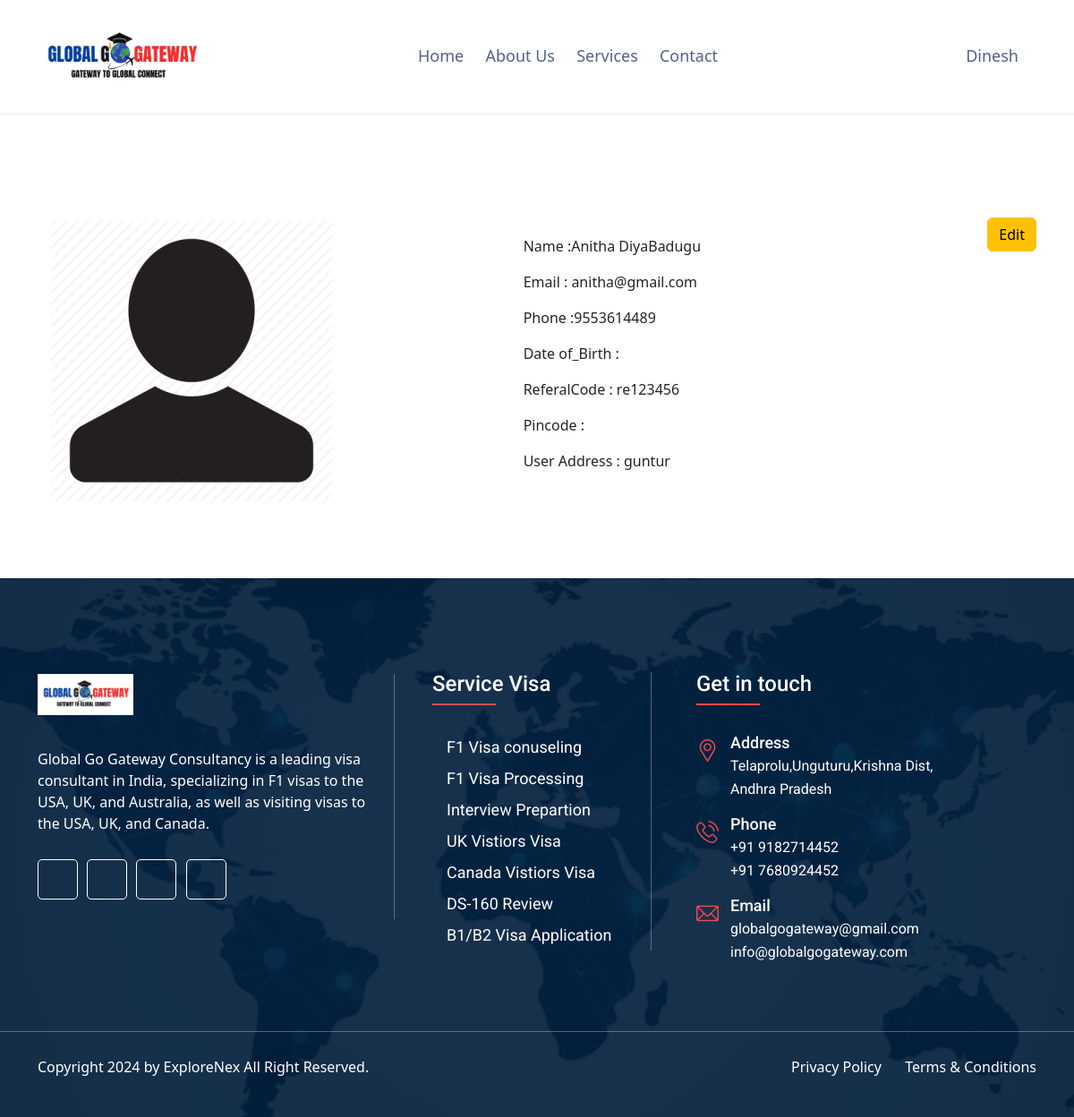
The app's page /profile_view/7/ (signed in), older data.
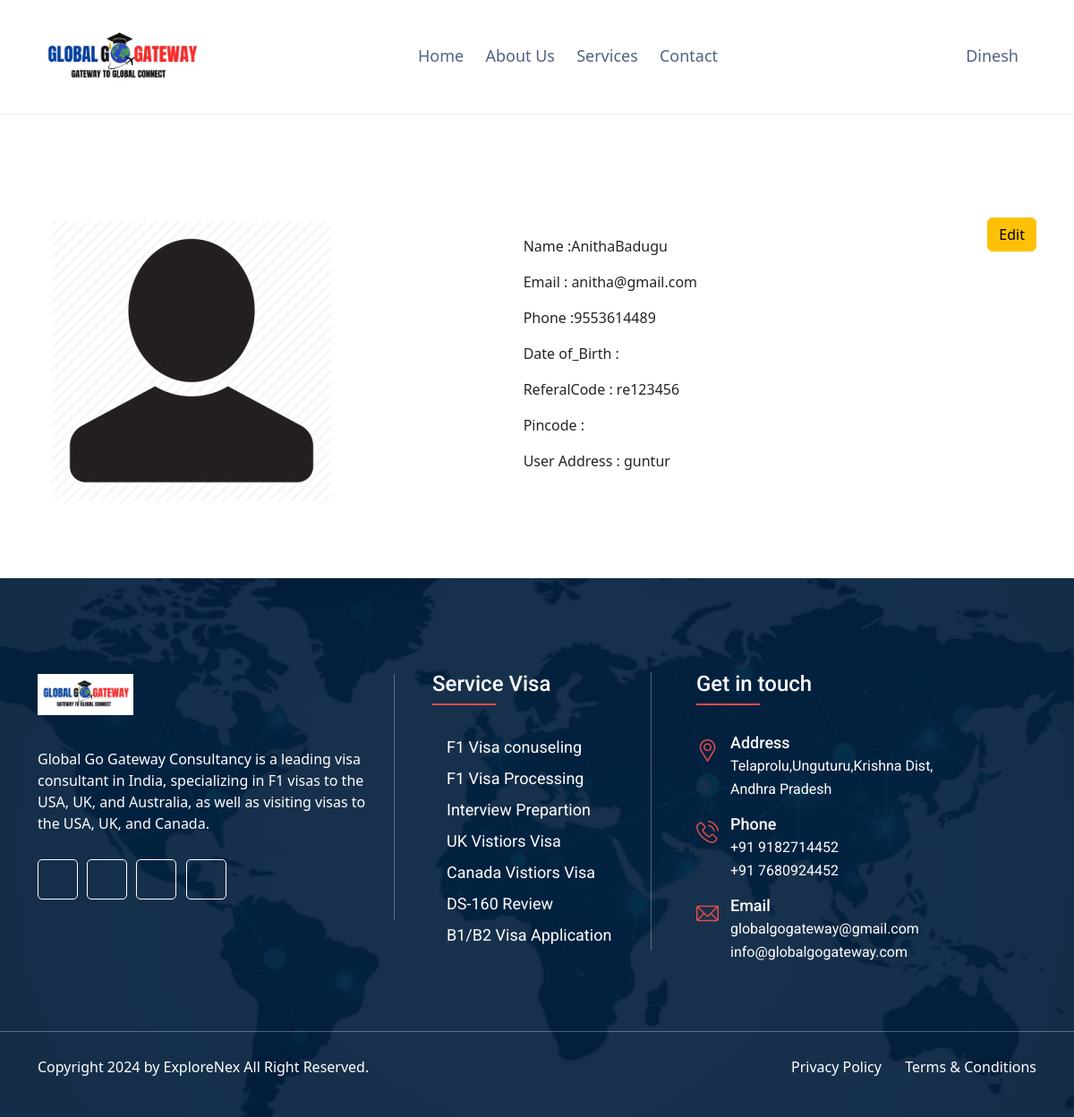
The same page, newer data.
### app/models.py (models this page shows, shortened)
class Users(AbstractBaseUser, PermissionsMixin):
    email = models.EmailField(unique=True)
    username = models.CharField(max_length=100, unique=True)
    phone = models.CharField(max_length=20, unique=True)
    first_name = models.CharField(max_length=100, blank=True, null=True)
    last_name = models.CharField(max_length=100, blank=True, null=True)
    date_of_birth = models.DateField(blank=True, null=True)
    profile_image = models.ImageField(upload_to='profile_images/', blank=True, null=True)
    referal_code  = models.CharField(max_length=100,blank=True, null=True)
    pincode = models.IntegerField(blank=True, null=True)
    address = models.TextField(blank=True, null=True)
    videos_show = models.BooleanField(default=True)
    created_at = models.DateTimeField(auto_now_add=True)
    updated_at = models.DateTimeField(auto_now=True)
    VISIBLE = True
    HIDDEN = False
    VISIBILITY_CHOICES = [
        (VISIBLE, 'Visible'),
        (HIDDEN, 'Hidden'),
    ]
    videos_show = models.BooleanField(choices=VISIBILITY_CHOICES, default=VISIBLE)
    is_active = models.BooleanField(default=True)
    is_staff = models.BooleanField(default=False)
    USERNAME_FIELD = 'email'
    REQUIRED_FIELDS = ['username', 'phone']
    objects = UserManager()
    otp = models.IntegerField(blank=True, null=True)
    role = models.CharField(choices=user_roles,max_length=100,null=True,blank=True,default='admin')

### app/views.py (the view)
# urls.py: path('profile_view/<int:user_id>/',staff_details, name="profile_view"),
@login_required
def staff_details(request, user_id):
    context = {}
    try:
        context['user'] = Users.objects.filter(id=user_id).first()
        return render(request, 'uifiles/staff_details.html',context)
    except template.TemplateDoesNotExist:
        html_template = loader.get_template('uifiles/page-404.html',context)
        return HttpResponse(html_template.render(context, request))
    except:
        html_template = loader.get_template('uifiles/page-500.html')
        return HttpResponse(html_template.render(context, request))

### templates/uifiles/staff_details.html
{% extends 'uifiles/base.html' %}
{% load static %}
{% block content %}
        <section class="whyChose01">
            <div class="container">
                <div class="price-btn blue" style="float: right;">
                    <a class="blue btn btn-warning" href="/update_profile_details/{{ user.id}}/">Edit</a>
                </div>
                <div class="row">
                    <div class="col-lg-6">
                        <div class="mapThumb1">
                            <img src="{{ user.profile_image.url }}" alt="ImmiPress">
                        </div>
                    </div>
                    <div class="col-lg-6 my-auto">
                        <div class="staf_details">
                            <p>Name           <span>:</span>{{ user.first_name|default:'' }}{{ user.last_name|default:'' }}</p>
                            <p>Email          <span>:</span> {{ user.email|default:''}}</p>
                            <p>Phone          <span>:</span>{{ user.phone|default:'' }}</p>
                            <p>Date of_Birth  <span>:</span> {{ user.date_of_birth|default:'' }}</p>
                            <p>ReferalCode    <span>:</span> {{ user.referal_code|default:''}}</p>
                            <p>Pincode        <span>:</span>{{ user.pincode|default:'' }}</p>
                            <p>User Address   <span>:</span> {{ user.address|default:'' }}</p>
                    </div>
                    </div>
                </div>
            </div>
        </section>
{% endblock %}

### templates/uifiles/base.html (shortened to what this page needs)
{% load static %}
<!DOCTYPE html>
<html class="no-js" lang="en">
    <head>
        <link rel="stylesheet" href="{% static 'assets/css/bootstrap.css' %}">
        <link rel="stylesheet" href="{% static 'assets/css/animate.css' %}">
        <link rel="stylesheet" href="{% static 'assets/css/fontawesome-all.css' %}">
        <link rel="stylesheet" href="{% static 'assets/css/flaticon.css' %}">
        <link rel="stylesheet" href="{% static 'assets/css/owl.theme.default.min.css' %}">
        <link rel="stylesheet" href="{% static 'assets/css/owl.carousel.min.css' %}">
        <link rel="stylesheet" href="{% static 'assets/css/lightcase.css' %}">
        <link rel="stylesheet" href="{% static 'assets/css/nice-select.css' %}">
        <link rel="stylesheet" href="{% static 'assets/css/main.css' %}">
        <link rel="stylesheet" href="{% static 'assets/css/stepform.css' %}">
        <link rel="stylesheet" href="{% static 'assets/css/model.css' %}">
        <link rel="stylesheet" type="text/css" href="https://cdn.datatables.net/2.0.3/css/dataTables.bootstrap5.css">
        <link rel="stylesheet" type="text/css" href="https://cdnjs.cloudflare.com/ajax/libs/twitter-bootstrap/5.3.0/css/bootstrap.min.css">
        <link rel="stylesheet" type="text/css" href="https://cdn.datatables.net/buttons/2.2.2/css/buttons.dataTables.min.css">
    </head>
    <body>
        <header class="header03 isSticky">
            <div class="container">
                <div class="row">
                    <div class="col-lg-12">
                        <div class="header01Inner">
                            <div class="logo01" >
                                <a href="/">
                                    <img src="{% static 'assets/images/bg/logo.gif' %}" style="height: 80px;" alt="ImmiPress"/>
                                </a>
                            </div>
                            <div>
                                <nav class="mainMenu">
                                    <ul class="sub-menu">
                                        <li><a href="/">Home</a></li>
                                        <li><a href="/about/">About Us</a></li>
                                        <li><a href="/services/">Services</a></li>
                                        <li><a href="/contactus/">Contact</a></li>
                                    </ul>
                                </nav>
                            </div>
                            <div>
                                <nav class="mainMenu">
                                    <ul class="sub-menu">
                                        <li class="">
                                            {% if request.user.is_authenticated %}
                                            <a href=""><i class="fas fa-brands fa-user"></i>&nbsp;{{ request.user.username }}</a>
                                            {% else %}
                                            <a href="/login/" style="font-weight: 400; font-size: medium;"><i class="fas fa-brands fa-user">&nbsp;Login</i></a>
                                            {% endif %}
                                        </li>
                                    </ul>
                                </nav>
                            </div>
                        </div>
                    </div>
                </div>
            </div>
        </header>
        {% block content %}
        {% endblock %}
        <footer class="footer_02"  style="background-image:url(../../static/assets/images/bg/login-bg.png);">
            <div class="container">
                <div class="row">
                    <div class="col-lg-4 col-md-5">
                        <aside class="aboutWidget">
                            <a href="index.html"><img src="{% static 'assets/images/bg/logo.gif' %}" alt="ImmiPress"/></a>
                           <p>Global Go Gateway Consultancy is a leading visa consultant in India, specializing in F1 visas to the USA, UK, and Australia, as well as visiting visas to the USA, UK, and Canada.</p>
                            <div class="abSocial">
                                <a href="javascript:void(0);"><i class="fa-brands fa-facebook-f"></i></a>
                                <a href="javascript:void(0);"><i class="fa-brands fa-twitter"></i></a>
                                <a href="javascript:void(0);"><i class="fa-brands fa-instagram"></i></a>
                                <a href="javascript:void(0);"><i class="fa-brands fa-dribbble"></i></a>
                            </div>
                        </aside>
                    </div>
                    <div class="col-lg-4 col-md-7">
                        <aside class="widget serviceMenu">
                            <h3 class="widgetTitle">Service Visa</h3>
                            <ul class="menu">
                                <li><a href="/services/">F1 Visa conuseling</a></li>
                                <li><a href="/services/">F1 Visa Processing</a></li>
                                <li><a href="/services/">Interview Prepartion</a></li>
                                <li><a href="/services/">UK Vistiors Visa</a></li>
                                <li><a href="/services/">Canada Vistiors Visa</a></li>
                                <li><a href="/services/">DS-160 Review</a></li>
                                <li><a href="/services/">B1/B2 Visa Application </a></li>
                            </ul>
                        </aside>
                    </div>
                    <div class="col-lg-4 col-md-6">
                        <aside class="contactWidget">
                            <h3 class="widgetTitle">Get in touch</h3>
                            <div class="iconBox01">
                                <div class="ibBox"><i class="flaticon-placeholder"></i></div>
                                <h3 class="ibTitle">Address</h3>
                                <p>Telaprolu,Unguturu,Krishna Dist,<br>Andhra Pradesh</p>
                            </div>
                            <div class="iconBox01">
                                <div class="ibBox"><i class="flaticon-phone-call"></i></div>
                                <h3 class="ibTitle">Phone</h3>
                                <p>+91 9182714452 <br> +91 7680924452</p>
                            </div>
                            <div class="iconBox01">
                                <div class="ibBox"><i class="flaticon-email-1"></i></div>
                                <h3 class="ibTitle">Email</h3>
                                <p>globalgogateway@gmail.com</p>
                                <p>info@globalgogateway.com</p>
                            </div>
                        </aside>
                    </div>
                </div>
            </div>
            <div class="container-fluid">
                <div class="row">
                    <div class="col-lg-12"><div class="brhr"></div></div>
                </div>
            </div>
            <div class="container">
                <div class="row">
                    <div class="col-md-6">
                        <p class="copyright">Copyright 2024 by ExploreNex All Right Reserved.</p>
                    </div>
                    <div class="col-md-6">
                        <div class="crMenu">
                            <ul class="menu">
                                <li><a href="javascript:void(0);">Privacy Policy</a></li>
                                <li><a href="javascript:void(0);">Terms & Conditions</a></li>
                            </ul>
                        </div>
                    </div>
                </div>
            </div>
        </footer>
    </body>
</html>

Row changes from the older to the newer data that the page shows:
changed Users "Badugu": first_name "Anitha Diya" → "Anitha"
